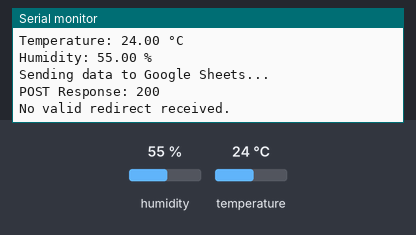
The sketch below on a simulated ESP32. Shown: the last lines printed to the serial monitor. Inputs (shaded band) come from the test bench; at power-on: humidity 55 %, temperature 24 °C. WiFi joins after 1.5 s; servers stay silent unless stated; uploads are accepted with an empty reply.

Above: at 4.7 s.
4.8 s: humidity set to 22 %
At 8.91 s:
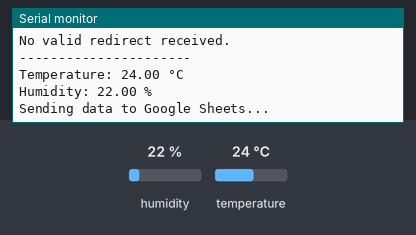
10.6 s: temperature set to 12 °C
At 14.14 s:
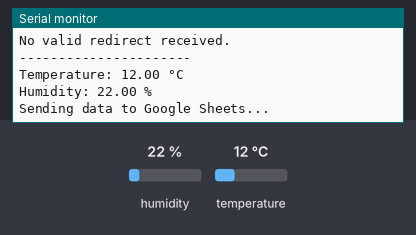
16.4 s: humidity set to 40 %
At 19.36 s:
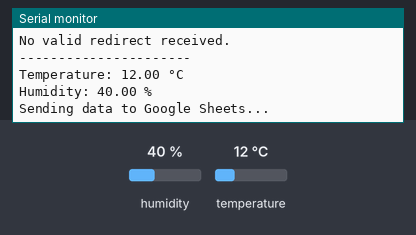
Timing chart, 0 to 20.9 s (numbered marks = the images above; inputs shaded):
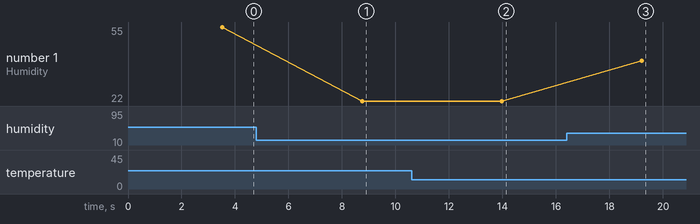

Measured:
- after the input at 4.8 s, the serial monitor: prints a new line after 4.0 s (image 1)
- after the input at 10.6 s, the serial monitor: prints a new line after 3.4 s (image 2)
- after the input at 16.4 s, the serial monitor: prints a new line after 2.8 s (image 3)
- plotted number 1: 55 → 22 after the input at 4.8 s, 22 → 40 after the input at 16.4 s

The sketch:

pbl_esp32.ino
```cpp
#include <WiFi.h>
#include <WiFiClientSecure.h>
#include <HTTPClient.h>
#include <DHT.h>

// DHT11 Configuration
#define DHTPIN 5
#define DHTTYPE DHT11

DHT dht(DHTPIN, DHTTYPE);

// WiFi Configuration
const char* ssid = "POCO F3";
const char* password = "jgnahplz";

// Google Apps Script URL
const char* scriptURL = "https://script.google.com/macros/s/AKfycbzuIyNIqWXrhZsHAHMAch2ba8xs4zc-BtduHa2cyx3pNquhX-LVn0gp3iVHrAmGpnU3/exec";

// Validate temperature
bool validateTemperature(float reading) {
  if (isnan(reading)) {
    return false;
  }

  if (reading < -40.0 || reading > 80.0) {
    return false;
  }

  return true;
}

// Validate humidity
bool validateHumidity(float reading) {
  if (isnan(reading)) {
    return false;
  }

  if (reading < 0.0 || reading > 100.0) {
    return false;
  }

  return true;
}

void setup() {
  Serial.begin(115200);
  delay(2000);

  dht.begin();

  // Connect to WiFi
  WiFi.begin(ssid, password);

  Serial.print("Connecting to WiFi");

  while (WiFi.status() != WL_CONNECTED) {
    delay(500);
    Serial.print(".");
  }

  Serial.println();
  Serial.println("WiFi Connected!");
  Serial.println(WiFi.localIP());
}

void loop() {

  // Read DHT11 sensor
  float temperature = dht.readTemperature();
  float humidity = dht.readHumidity();

  // Validate sensor readings
  if (!validateTemperature(temperature)) {
    Serial.println("Invalid temperature reading!");
    delay(5000);
    return;
  }

  if (!validateHumidity(humidity)) {
    Serial.println("Invalid humidity reading!");
    delay(5000);
    return;
  }

  Serial.println("----------------------");
  Serial.print("Temperature: ");
  Serial.print(temperature);
  Serial.println(" °C");

  Serial.print("Humidity: ");
  Serial.print(humidity);
  Serial.println(" %");

  // WiFi connection check
  if (WiFi.status() != WL_CONNECTED) {
    Serial.println("WiFi disconnected!");
    WiFi.reconnect();
    delay(5000);
    return;
  }

  WiFiClientSecure client;
  client.setInsecure();

  HTTPClient http;

  http.setFollowRedirects(
    HTTPC_DISABLE_FOLLOW_REDIRECTS
  );

  http.setTimeout(20000);

  const char* headerKeys[] = {"Location"};
  http.collectHeaders(headerKeys, 1);

  // Prepare JSON data
  String jsonData = "{";
  jsonData += "\"temperature\":" + String(temperature, 2) + ",";
  jsonData += "\"humidity\":" + String(humidity, 2);
  jsonData += "}";

  Serial.println("Sending data to Google Sheets...");

  if (http.begin(client, scriptURL)) {

    http.addHeader(
      "Content-Type",
      "application/json"
    );

    int httpCode = http.POST(jsonData);

    Serial.print("POST Response: ");
    Serial.println(httpCode);

    String redirectURL = http.header("Location");

    http.end();

    if (httpCode == 302 && redirectURL.length() > 0) {

      Serial.println("Following Google redirect...");

      HTTPClient http2;
      http2.setTimeout(20000);

      if (http2.begin(client, redirectURL)) {

        int finalCode = http2.GET();

        Serial.print("Final Response: ");
        Serial.println(finalCode);

        Serial.println("Server Response:");
        Serial.println(http2.getString());

        http2.end();

      } else {
        Serial.println("Unable to connect to redirect URL!");
      }

    } else {
      Serial.println("No valid redirect received.");
    }

  } else {
    Serial.println("Unable to connect to Google Script!");
  }

  delay(5000);
}
```
